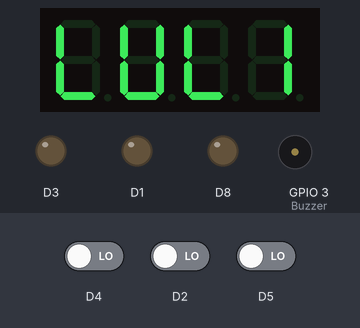
Simulated run of this sketch. Board: ESP8266 (NodeMCU). Shown: 4-digit seven-segment display, output pins drawn as LEDs (lit = HIGH), buzzer (waves = sounding). Dashed ring = blinking. The test bench sets the inputs (shaded band); at power-on: D2 LOW, D5 LOW, D4 LOW. Random numbers use the default seed unless the sketch sets one.

Above: at 11.1 s.
11.2 s: D2 driven HIGH
At 15.0 s:
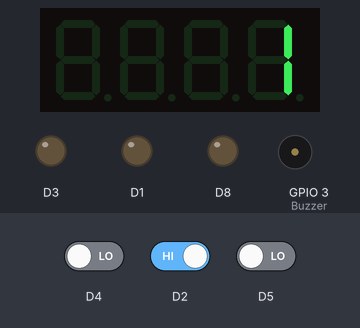
16.7 s: D5 driven HIGH
20.9 s: D5 driven LOW
At 26.6 s:
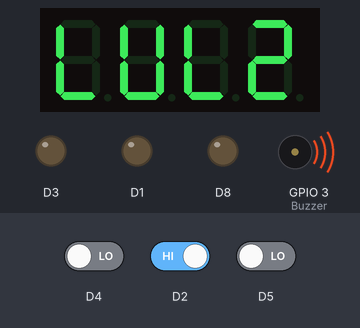
29.1 s: D5 driven HIGH
At 30.86 s:
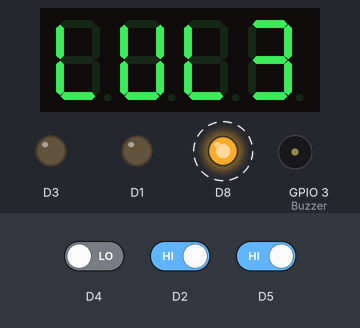
35.1 s: D4 driven HIGH
At 43.1 s:
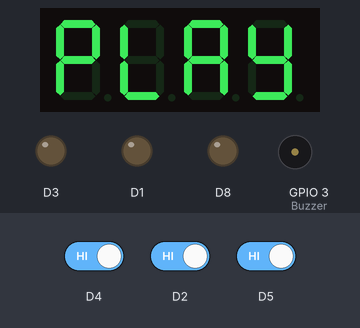
43.3 s: D4 driven LOW
At 43.44 s:
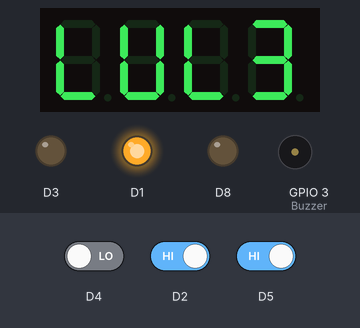
Timing chart, 0 to 48.5 s (numbered marks = the images above; inputs shaded):
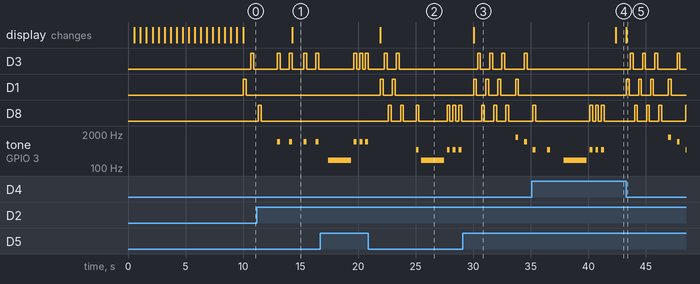

Measured:
- after the input at 11.2 s, the display: changes after 3.1 s (image 1)
- after the input at 29.1 s, the display: changes after 0.94 s (image 3)
- after the input at 43.3 s, D3: LOW → HIGH after 0.37 s, → LOW 0.25 s later, → HIGH 0.80 s later, → LOW 0.25 s later, … (8 changes in this stretch); D1: LOW → HIGH at once, → LOW 0.25 s later, → HIGH 0.80 s later, → LOW 0.25 s later, … (8 changes in this stretch)
- by itself, D3, D1: alternates HIGH for 0.25 s and LOW for 0.80 s, 4 changes in all, then stays LOW
- by itself, tone on GPIO 3 (Buzzer): plays 500 Hz for 0.25 s, 500 Hz for 0.25 s, 200 Hz for 2.0 s, 500 Hz for 0.25 s, 500 Hz for 0.25 s, 500 Hz for 0.25 s

The sketch:

Simon.ino
```cpp
#include "Simon.h"

Simon simon;


void setup()
{
  simon.init();
}

void loop()
{
  simon.run();
}
```

Simon.cpp
```cpp
/*********************************************************************
 * @file  Simon.cpp
 * @author MASSON Alexandre, MICHEL Hugo
 * @brief Fichier source de notre Simon
 *********************************************************************/

#include "Simon.h"
#include "TM1637.h"
#include <Arduino.h>
#include "Touche.h"

int Buzzer;
TM1637 Segment(D6, D7);


Simon::Simon()
{
    this->ScoreMaxFacile = 0;
    this->ScoreMaxModere = 0;
    this->ScoreMaxExpert = 0;
}

Simon::~Simon(){}


void Simon::init(void)
{

    Touche Bleu(D2,D1,1500 );
    Touche Rouge(D5,D3,1000);
    Touche Jaune(D4,D8,500);
    Buzzer=D9;
    pinMode(Buzzer, OUTPUT);


    ListeTouche.push_back(Bleu);
    ListeTouche.push_back(Rouge);
    ListeTouche.push_back(Jaune);

    Segment.init();
    Segment.set(BRIGHT_TYPICAL);
    Segment.displayStr("LeveL B1-R2-Y3", 500);

}


void Simon::run(void)
{
    Segment.displayStr("PLAY");
      switch (WhichIsPress(3000))
      {
        case 0:
          Facile(1,800,3000);
          break;
        case 1:
          Modere(2,200,1500);
          break;
        case 2:
          Expert(3,200,2000);
          break;
        default:
          break;
      }
}

void Simon::Facile(int nbTours, int Speed, int ErrorDelay)
{
    int Test = 1;
    Segment.displayStr("LVL1");
    Disco(nbTours, 0.5*Speed);
    delay(1000);

    while(Test)
    {
        GenerateSequence(Speed,0);
        Test = CheckSequence(ErrorDelay);
        if (Test == 1)
        {
          Segment.displayNum(this->ScoreMaxFacile+Sequence.size());
        }
        delay(1000);
    }
    if (this->ScoreMaxFacile < 100*(Sequence.size()-1))
    {
      this->ScoreMaxFacile = 100*(Sequence.size()-1);
    }
    FlushSequence();
}

void Simon::Modere(int nbTours, int Speed, int ErrorDelay)
{
    int Test = 1;
    Segment.displayStr("LVL2");
    Disco(nbTours, 0.5*Speed);
    delay(1000);

    while(Test)
    {
        GenerateSequence(Speed,0);
        Test = CheckSequence(ErrorDelay);
        if (Test == 1)
        {
          Segment.displayNum(this->ScoreMaxModere+Sequence.size());
        }
        delay(1000);
    }
    if (this->ScoreMaxModere < 100*(Sequence.size()-1))
    {
      this->ScoreMaxModere = 100*(Sequence.size()-1);
    }
    FlushSequence();
}

void Simon::Expert(int nbTours, int Speed, int ErrorDelay)
{
    int Test = 1;
  Segment.displayStr("LVL3");

    Disco(nbTours, 0.5*Speed);
    delay(500);

    for (int i=0;i<ListeTouche.size();i++) //sequance d'ecoute pour pouvoir reconnaitre les touches
    {
      ListeTouche[i].play();
      delay(500);
    }

    delay(500);

    while(Test)
    {
        GenerateSequence(Speed,1);
        Test = CheckSequence(ErrorDelay);
        if (Test == 1)
        {
          Segment.displayNum(this->ScoreMaxExpert+Sequence.size());
        }
        delay(1000);
    }

    if (this->ScoreMaxExpert < 100*(Sequence.size()-1))
    {
      this->ScoreMaxExpert = 100*(Sequence.size()-1);
    }
    FlushSequence();
}

void Simon::Disco(int nbTours, int Speed)
{
    for (int i=0;i<nbTours;i++)
    {
        for (int j=0;j<ListeTouche.size();j++)
        {
            ListeTouche[j].light();
            delay(Speed);
        }
    }
}

void Simon::GenerateSequence(int Speed, int Expert)
{
    int RandomIndex = random(0, ListeTouche.size());
    Sequence.push_back(ListeTouche[RandomIndex]);

    for (int i=0;i<Sequence.size();i++)
    {
      if (Expert == 0)
      {
        Sequence[i].play();
      }
      else
      {
        Sequence[i].playSong();
      }
        delay(Speed);
    }
}

void Simon::FlushSequence()
{
    while (Sequence.size() != 0)
    {
        Sequence.pop_back();
    }
}

int Simon::WhichIsPress(int ErrorDelay)
{
    unsigned long StartTime = millis();
    int n=0;
    while(n<2){
    while (millis()-StartTime < (ErrorDelay/2)) //statégie pour retarder la sortie de boucle
    {
        for (int i=0;i<ListeTouche.size();i++)
        {
            if (ListeTouche[i].press())
            {
                return i;
            }
        }
    }
    n+=1;
    }

    return -1;
}

bool Simon::CheckSequence(int ErrorDelay)
{
    for (int i=0;i<Sequence.size();i++)
    {
        int Played = WhichIsPress(ErrorDelay);
        if (Played != -1 && ListeTouche[Played] == Sequence[i])
        {
            Sequence[i].play();
        }
        else
        {
            tone(Buzzer, 200);
            delay(2000);
            noTone(Buzzer);

            delay(250);
            Sequence[i].play();
            delay(250);
            Sequence[i].play();
            delay(250);
            Sequence[i].play();

            return false;
        }
    }

    return true;
}
```

Simon.h
```cpp
#ifndef SIMON_H_
#define SIMON_H_

#include <Arduino.h>
#include "Touche.h"
#include "TM1637.h"
#include <vector>

/**
  * @class Simon
  * @brief Classe Simon
*/
class Simon
{
  protected :
    std::vector<Touche> Sequence;
    std::vector<Touche> ListeTouche;
    int ScoreMaxFacile;
    int ScoreMaxModere;
    int ScoreMaxExpert;

  public :
    /**
     * @fn Simon();
     * @brief Constructeur par defaut
    */
    Simon();
    /**
     * @fn Simon();
     * @brief Destructeur
    */
    ~Simon();
    /**
     * @fn void init(void)
     * @brief Fonction d'initialisation de notre Simon
    */
    void init(void);
    /**
     * @fn void Facile(void)
     * @brief Fonction de lancement de notre Simon en mode Facile
    */
    void Facile(int nbTours, int Speed, int ErrorDelay);
    /**
     * @fn void Modere(void)
     * @brief Fonction de lancement de notre Simon en mode Modéré
    */
    void Modere(int nbTours, int Speed, int ErrorDelay);
    /**
     * @fn void Expert(void)
     * @brief Fonction de lancement de notre Simon en mode Expert sans lumière
    */
    void Expert(int nbTours, int Speed, int ErrorDelay);
     /**
     * @fn void run(void)
     * @brief Fonction de lancement de notre Simon
    */
    void run(void);
    /**
     * @fn Disco();
     * @brief Animation d'attente
    */
    void Disco(int nbTours, int Speed);
    /**
     * @fn GenerateSequence();
     * @brief Génère et joue la séquence de touches à retenir
    */
    void GenerateSequence(int Speed, int Expert);
    /**
     * @fn FlushSequence();
     * @brief Supprime la séquence
    */
    void FlushSequence();
    /**
     * @fn WhichIsPress();
     * @brief Indique quelle touche vient d'être pressée
    */
    int WhichIsPress(int ErrorDelay);
    /**
     * @fn CheckSequence();
     * @brief Vérifie si la touche jouée est celle de la séquence à retenir
    */
    bool CheckSequence(int ErrorDelay);
};
#endif
```

Touche.cpp
```cpp
/*********************************************************************
 * @file  Touche.cpp
 * @author MASSON Alexandre, MICHEL Hugo
 * @brief Classe Touche de notre Simon
 *********************************************************************/

#include <Arduino.h>
#include "Touche.h"

Touche::Touche(int PinButton, int PinLed, int FreqSong)
{
    Buzzer = D9;
    Button = PinButton;
    Led = PinLed;
    Song = FreqSong;

    pinMode(Led, OUTPUT);
    pinMode(Button, INPUT);
    pinMode(Buzzer, OUTPUT);
}

void Touche::play() const
{
    digitalWrite(Led, HIGH);
    tone(Buzzer, Song);
    delay(250);
    digitalWrite(Led, LOW);
    noTone(Buzzer);
}

void Touche::playSong() const
{
    tone(Buzzer, Song);
    delay(250);
    noTone(Buzzer);
}

void Touche::light()
{
    digitalWrite(Led, HIGH);
    delay(250);
    digitalWrite(Led, LOW);
}

bool Touche::press()
{
    return (digitalRead(Button) == LOW);
}

bool Touche::operator==(const Touche& AutreTouche) const
{
    return (this->Button == AutreTouche.Button) && (this->Led == AutreTouche.Led);
}
```

Touche.h
```cpp
#ifndef TOUCHE_H_
#define TOUCHE_H_

#include <vector>
#include <Arduino.h>

/**
  * @class Touche
  * @brief Classe Touche
*/
class Touche
{
    private :

    int Button;
    int Led;
    int Song;
    int Buzzer;

    public:
    /**
     * @fn Touche();
     * @brief Constructeur
    */
    Touche (int PinButton, int PinLed, int FreqSong);
    /**
     * @fn play();
     * @brief  Joue la lumière et le son de la touche
    */
    void playSong() const;
    /**
     * @fn play();
     * @brief  Joue le son de la touche
    */
    void play() const;
     /**
     * @fn light();
     * @brief Joue la lumière de la touche
    */
    void light();
     /**
     * @fn press();
     * @brief Indique si la touche est pressé
    */
    bool press();

    bool operator==(const Touche& AutreTouche) const;
};

#endif
```
